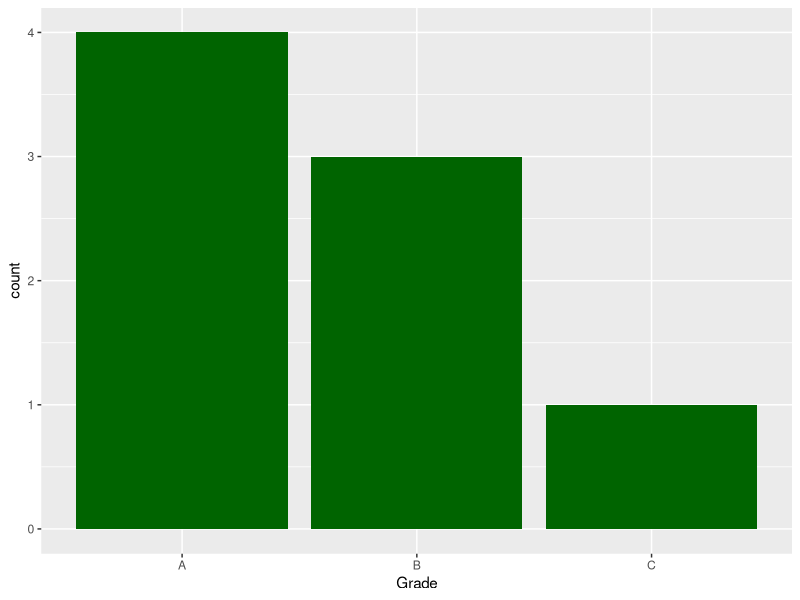
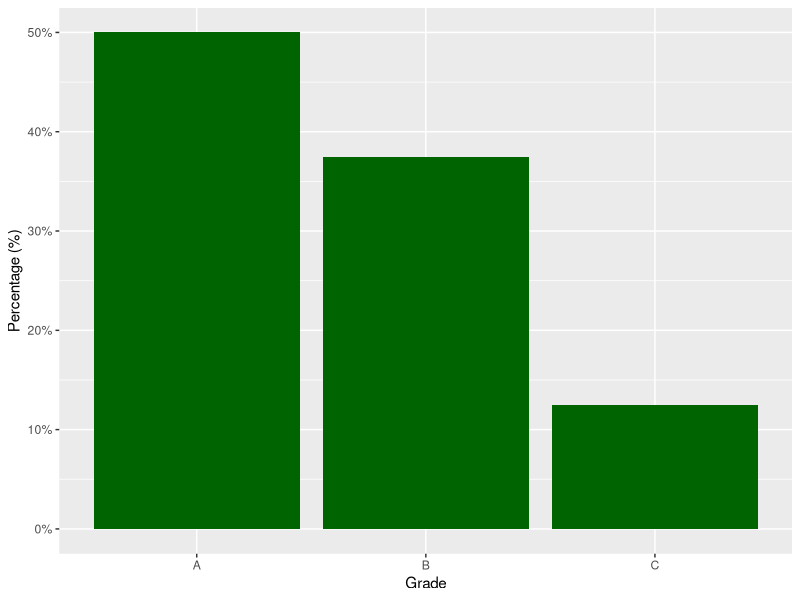
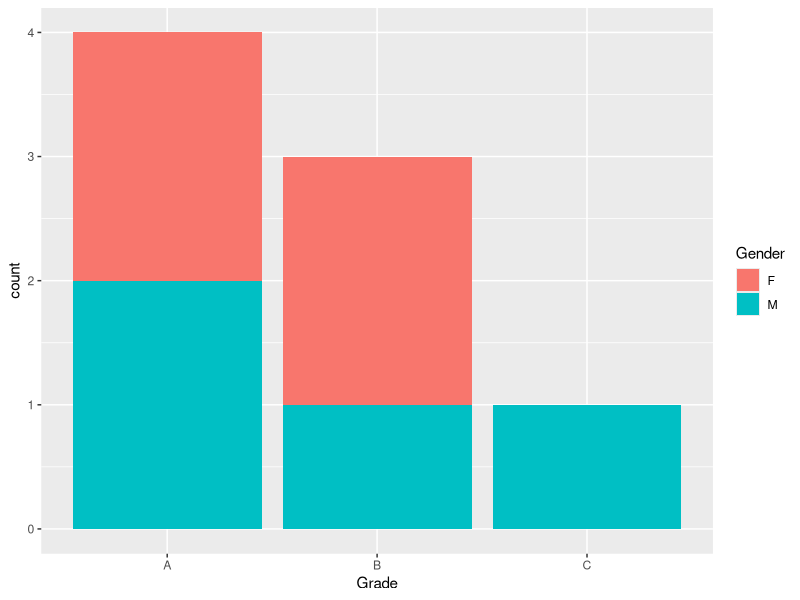
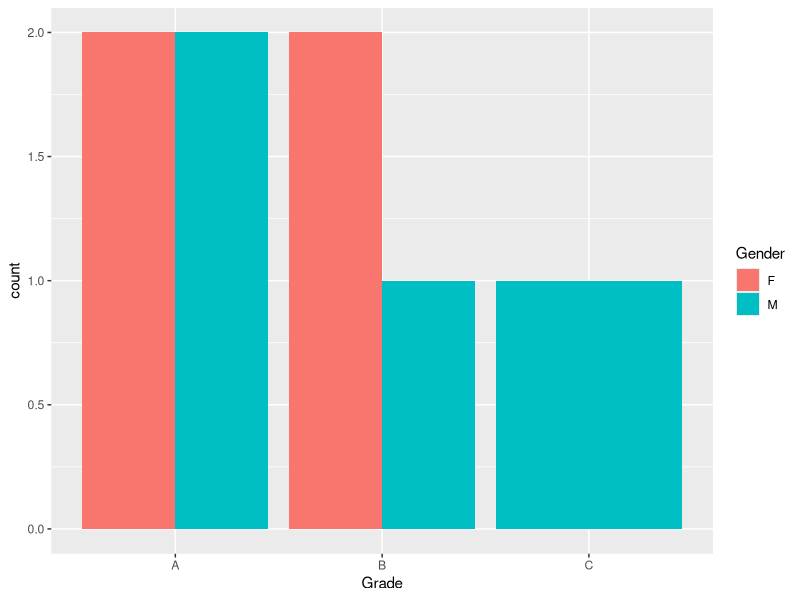

Generate these figures, in order, with R:
## ---- chunk 1
knitr::opts_chunk$set(echo = TRUE)

library(tidyverse)
library(ggplot2)
## ---- chunk 2
class_student <- tribble(
  ~Name, ~Gender, ~Grade, ~Age,
  "Jude",     "M",    "A",  27L,
  "Philip",     "M",    "B",  24L,
  "Carl",     "M",    "A",  41L,
  "Anne",     "F",    "A",  32L,
  "Rose",     "F",    "B",  26L,
  "Peter",     "M",    "C",  30L,
  "Mary",     "F",    "A",  45L,
  "Michaela",     "F",    "B",  26L,
)
## ---- chunk 3
tot <- nrow(class_student)

class_student %>%
  group_by(
    Grade
  ) %>% 
  summarise(
    abs_freq = n(),
    rel_freq = abs_freq / tot,
    perc = rel_freq * 100
  ) %>% 
  mutate(
    cum_abs_freq = cumsum(abs_freq),
    cum_rel_freq = cumsum(rel_freq),
    cum_perc = cumsum(perc)
  )
## ---- chunk 4
ggplot(class_student) +
  aes(x = Grade) +
  geom_bar(fill = "darkgreen")
## ---- chunk 5
class_student %>% 
  group_by(Grade) %>% 
  summarise(
    rel_freq = n()/tot
  ) %>% 
  ggplot() +
  aes(x = Grade, y = rel_freq) +
  geom_bar(stat = "identity", fill = "darkgreen") +
  scale_y_continuous(labels = scales::label_percent()) +
  ylab(label = "Percentage (%)")
## ---- chunk 6
table(class_student$Gender, class_student$Grade, dnn = c("Gender", "Grade"))
## ---- chunk 7
ggplot(class_student) +
  aes(x = Grade, fill = Gender) +
  geom_bar(position = 'stack')
## ---- chunk 8
ggplot(class_student) +
  aes(x = Grade, fill = Gender) +
  geom_bar(position = 'dodge')
